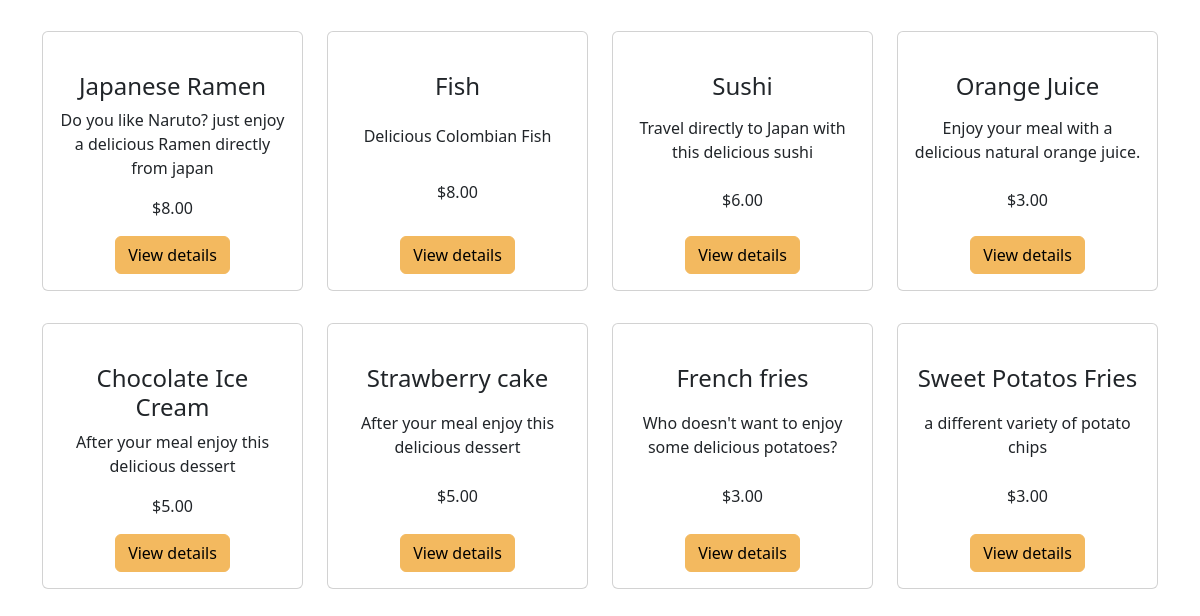
Before: / (lower part) with the older database file.
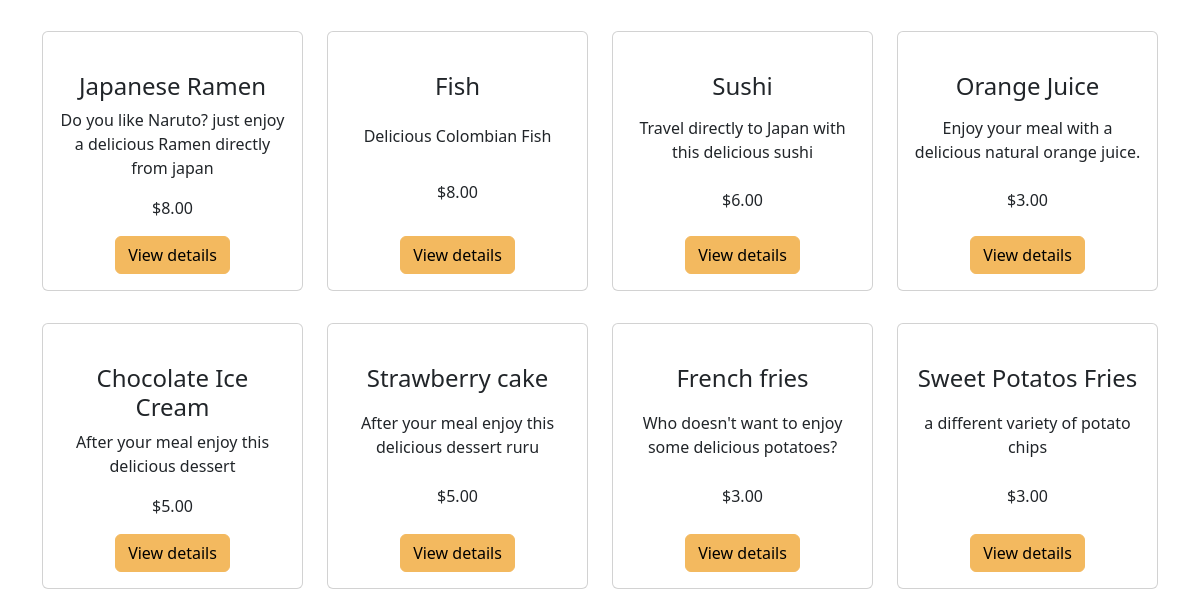
After: the same page with the newer database file.
### food/models.py (models this page shows, shortened)
class Items(models.Model):
    product_type = models.ForeignKey(Category, on_delete=models.RESTRICT,  related_name='products')
    item_name = models.CharField(max_length=200)
    item_description = models.CharField(max_length=200)
    item_price = models.DecimalField( max_digits = 5, decimal_places=2)
    imagen = models.ImageField(upload_to='food', null=True, blank=True)
    created_at = models.DateTimeField(auto_now_add=True)
    updated_at = models.DateTimeField(auto_now=True)

### food/views.py (the view)
# urls.py: path("", views.home, name="home"),
def home(request, category_id=None):
    if category_id:
        objCategory = Category.objects.get(id=category_id)
        product_list = objCategory.products.all()
        category_list = Category.objects.all()
        context = {
            'category_list': category_list,
            'product_list': product_list,
        }
    else:
        category_list = Category.objects.all()
        item_list = Items.objects.all()
        context = {
            "product_list": item_list,
            "category_list": category_list,
        }
    return render(request, 'food/index.html', context)

### food/templates/food/index.html (shortened to what this page needs)
{% extends "food/base.html" %}
    {% block content %}
    <div class=" bg-body-light ">
        <div class="container ">
            <div class="row py-5  justify-content-start ">
                {% for item in product_list %}
                <div class="col-12 col-sm-6 col-lg-3 d-flex text-center justify-content-start py-3">
                    <div class="card h-100 d-flex flex-column " style="width: 18rem;">
                        <div class="card-body d-flex flex-column">
                            <a href="{{ item.imagen.url }}" class=""><img src="{{ item.imagen.url }}" class="img-fluid"
                                    style="height: 210px;" alt=""></a>
                            <h4>{{ item.item_name }}</h4>
                            <p class="mt-auto">
                                {{ item.item_description }}
                            </p>
                            <p class="mt-auto">
                                ${{ item.item_price }}
                            </p>
                            <div class="mt-auto">
                                <a data-bs-toggle="modal" data-bs-target="#detallesModal{{ item.id }}"
                                    class="btn btn-info" style="background-color: #F3B95F; border-color: #F3B95F;">
                                    View details
                                </a>
                            </div>
                        </div>
                    </div>
                </div>
                {% endfor %}
            </div>
        </div>
        {% endblock %}

Changed rows visible on the page:
changed Items "Strawberry cake": item_description "After your meal enjoy this delicious dessert" → "After your meal enjoy this delicious dessert ruru"
